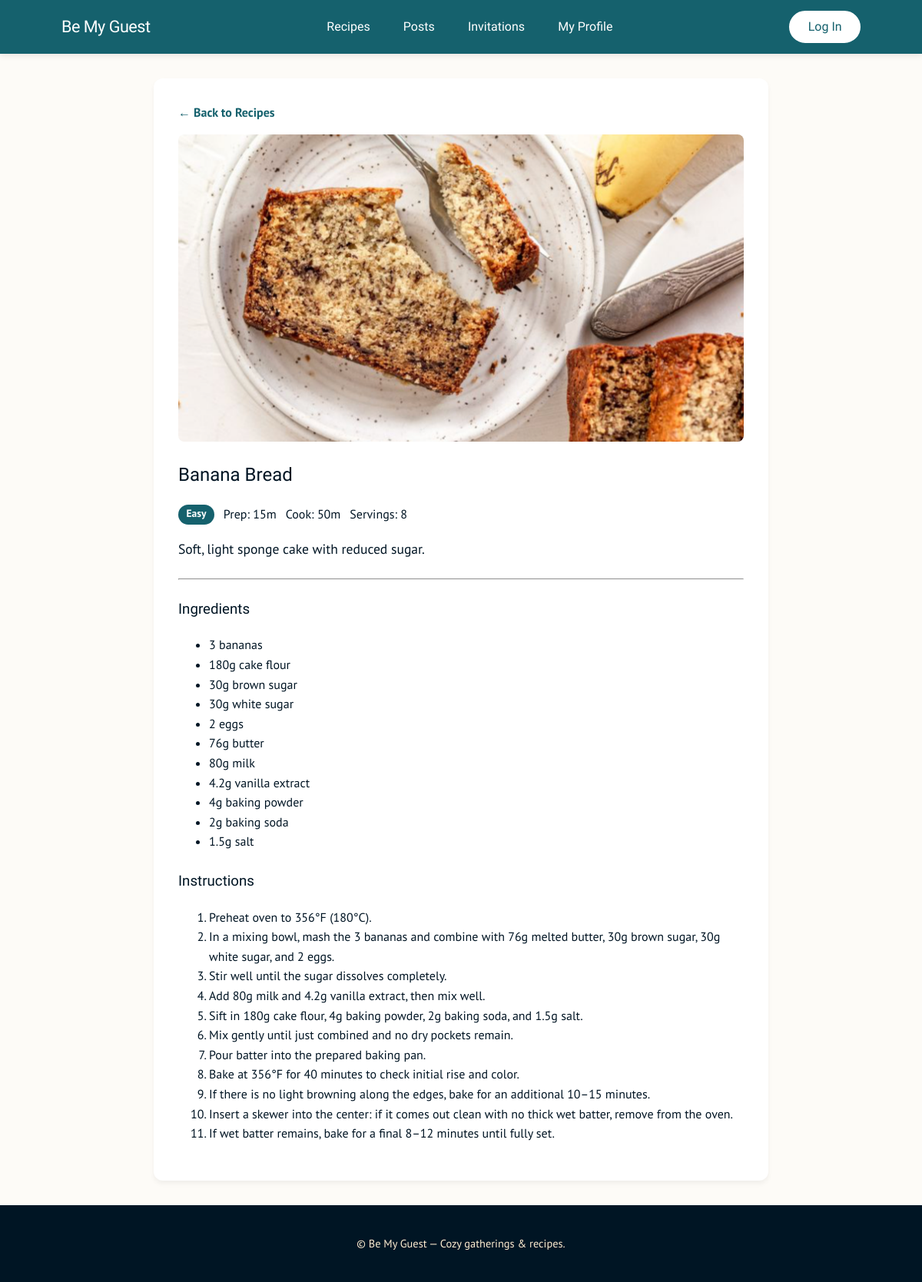
Page /recipes/1/ on the committed database.
### features/recipes/models.py (models this page shows, shortened)
class Recipe(models.Model):
    class Difficulty(models.TextChoices):
        EASY = 'Easy', 'Easy'
        MEDIUM = 'Medium', 'Medium'
        HARD = 'Hard', 'Hard'
    id = models.BigAutoField(primary_key=True)
    creator = models.ForeignKey(
        settings.AUTH_USER_MODEL,
        on_delete=models.CASCADE,
        related_name='recipes',
        verbose_name='User who created recipe',
    )
    recipe_name = models.CharField(max_length=255)
    description = models.TextField(
        blank=True,
        help_text='Recipe introduction, story behind this recipe',
    )
    ingredients = models.JSONField(
        default=list, help_text='Ingredient names and quantities'
    )
    instructions = models.JSONField(
        default=list, help_text='Ordered cooking steps'
    )
    preparation_time = models.IntegerField(
        default=0, help_text='Preparation time (minutes)'
    )
    cooking_time = models.IntegerField(
        default=0, help_text='Cooking time (minutes)'
    )
    servings = models.PositiveIntegerField(
        default=1, help_text='Number of servings'
    )
    difficulty = models.CharField(
        max_length=10,
        choices=Difficulty.choices,
        default=Difficulty.EASY,
    )
    dietary_tags = models.JSONField(
        default=list, blank=True, help_text='Vegetarian, vegan, etc.'
    )
    allergens = models.JSONField(
        default=list, blank=True, help_text='Peanut, milk, eggs, etc.'
    )
    image = models.ImageField(upload_to='recipes/', blank=True, null=True)
    created_at = models.DateTimeField(auto_now_add=True)
    class Meta:
        ordering = ['-created_at']

### features/recipes/views.py (the view)
# urls.py: path("recipes/<int:pk>/", recipe_views.recipe_detail, name="recipe_detail"),
def recipe_detail(request, pk):
    recipe = get_object_or_404(Recipe, pk=pk)
    return render(request, 'recipe_detail.html', {'recipe': recipe})

### bemyguest/templates/recipe_detail.html (shortened to what this page needs)
{% extends "base.html" %}
{% block content %}
<div style="max-width: 800px; margin: 0 auto; background: white; padding: 2rem; border-radius: 12px; box-shadow: 0 4px 6px rgba(0,0,0,0.05);">
  <a href="{% url 'recipes' %}" style="display: inline-block; margin-bottom: 1rem; color: var(--stormy-teal); text-decoration: none; font-weight: 600;">&larr; Back to Recipes</a>
  {% if recipe.image %}
    <img src="{{ recipe.image.url }}" alt="{{ recipe.recipe_name }}" style="width: 100%; max-height: 400px; object-fit: cover; border-radius: 8px; margin-bottom: 1.5rem;">
  {% endif %}
  <h2>{{ recipe.recipe_name }}</h2>
  <div style="display: flex; gap: 0.75rem; margin-bottom: 1rem;">
    <span class="badge primary">{{ recipe.difficulty }}</span>
    <span class="muted">Prep: {{ recipe.preparation_time }}m</span>
    <span class="muted">Cook: {{ recipe.cooking_time }}m</span>
    <span class="muted">Servings: {{ recipe.servings }}</span>
  </div>
  <p style="font-size: 1.1rem; line-height: 1.6;">{{ recipe.description }}</p>
  <hr style="margin: 1.5rem 0;">
  <h3>Ingredients</h3>
  <ul>
    {% for item in recipe.ingredients %}
      <li>{{ item }}</li>
    {% endfor %}
  </ul>
  <h3 style="margin-top: 1.5rem;">Instructions</h3>
  <ol>
    {% for step in recipe.instructions %}
      <li>{{ step }}</li>
    {% endfor %}
  </ol>
</div>
{% endblock %}

### bemyguest/ui-ux/skeleton.css (style rules this page uses)
a { color: var(--stormy-teal); text-decoration: none; font-weight: 500; }
.badge { display: inline-block; padding: 0.3rem 0.65rem; border-radius: 999px; font-size: 0.85rem; font-weight: 600; line-height: 1; background: var(--papaya-whip); color: var(--brandy); }
.badge.primary { background: var(--stormy-teal); color: var(--white); }

### bemyguest/ui-ux/style.css (style rules this page uses)
:root { --ink-black: #001524; --stormy-teal: #15616D; --stormy-teal-dark: #0F434B; --papaya-whip: #FFECD1; --papaya-whip-light: #FFF6E8; --off-white: #FDFBF7; --harvest-orange: #D95D00; --brandy: #78290F; --white: #ffffff; --border-light: #EAD0B3; --radius: 12px; }
body { font-family: "PT Sans", sans-serif; color: var(--ink-black); background: var(--off-white) !important; line-height: 1.6; }
h1, h2, h3, h4, h5, h6, .recipe-card h3, .card h4, .brand__title, .nav a, .auth-nav a, .auth-nav button { font-family: "Calistoga", serif !important; font-weight: 400 !important; }
h1, h2, h3, h4, h5 { color: var(--ink-black); font-weight: 700; margin-top: 0; }

### rows in the picture
Recipe: image (picture), recipe_name "Banana Bread", difficulty "Easy", preparation_time "15", cooking_time "50", servings "8", description "Soft, light sponge cake with reduced sugar."

### other values in the picture
{{ item }} "3 bananas" "180g cake flour" "30g brown sugar" "30g white sugar" "2 eggs" "76g butter" "80g milk" "4.2g vanilla extract" "4g baking powder" "2g baking soda" "1.5g salt"
{{ step }} "Preheat oven to 356°F (180°C)." "In a mixing bowl, mash the 3 bananas and combine with 76g melted butter, 30g brown sugar, 30g white sugar, and 2 eggs." "Stir well until the sugar dissolves completely." "Add 80g milk and 4.2g vanilla extract, then mix well." "Sift in 180g cake flour, 4g baking powder, 2g baking soda, and 1.5g salt." "Mix gently until just combined and no dry pockets remain." "Pour batter into the prepared baking pan." "Bake at 356°F for 40 minutes to check initial rise and color." "If there is no light browning along the edges, bake for an additional 10–15 minutes." "Insert a skewer into the center: if it comes out clean with no thick wet batter, remove from the oven." "If wet batter remains, bake for a final 8–12 minutes until fully set."
